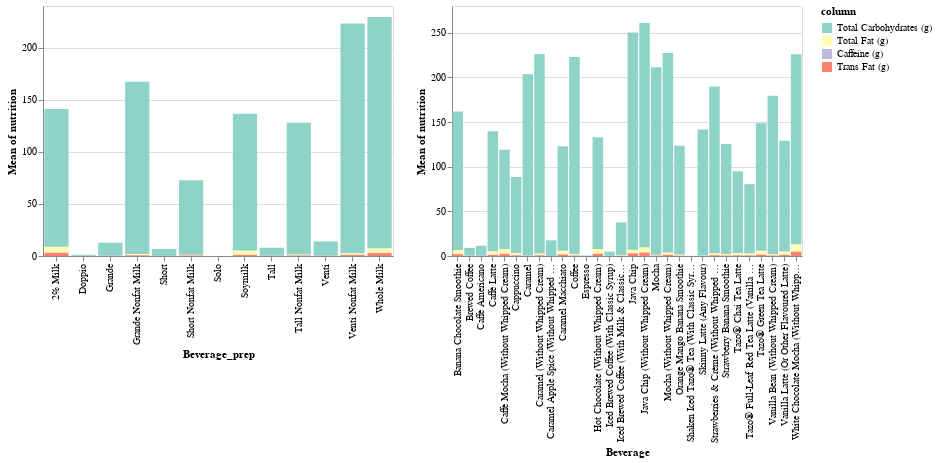

Source (notebook cell):
### Code cell
print('nutrition by Beverage_prep')

# Let's implement filtering using dynamic queries. 
selection_prep = alt.selection(type="multi", fields=['Beverage_prep'])

# Create a container for our two different views
base =  data_t.properties(width=700, height=250)

# Let's specify our overview chart
overview = data_t.mark_bar().encode(
    y = 'mean(nutrition):Q',
    x = 'Beverage_prep:N',
    color=alt.Color('column:N')
).add_selection(selection_prep).properties(height=250, width=350)

# Create a detail chart
detail = data_t.mark_bar().encode(
    y = 'mean(nutrition):Q', 
    x = 'Beverage:N',
    color=alt.Color('column:N', scale=alt.Scale(scheme='set3'))
).transform_filter(selection_prep).properties(height=250, width=350)

overview | detail

### Figure 1 — Vega-Lite specification as saved in the notebook (floating-point values rounded to 4 significant figures; data arrays with more than 128 entries replaced by an {"elided": "..."} marker saying what was removed)
{"config": {"view": {"continuousWidth": 400, "continuousHeight": 300}}, "hconcat": [{"mark": "bar", "encoding": {"color": {"type": "nominal", "field": "column"}, "x": {"type": "nominal", "field": "Beverage_prep"}, "y": {"type": "quantitative", "aggregate": "mean", "field": "nutrition"}}, "height": 250, "selection": {"selector007": {"type": "multi", "fields": ["Beverage_prep"]}}, "transform": [{"fold": [" Total Fat (g)", "Trans Fat (g) ", " Total Carbohydrates (g) ", "Caffeine (g)"], "as": ["column", "nutrition"]}], "width": 350}, {"mark": "bar", "encoding": {"color": {"type": "nominal", "field": "column", "scale": {"scheme": "set3"}}, "x": {"type": "nominal", "field": "Beverage"}, "y": {"type": "quantitative", "aggregate": "mean", "field": "nutrition"}}, "height": 250, "transform": [{"fold": [" Total Fat (g)", "Trans Fat (g) ", " Total Carbohydrates (g) ", "Caffeine (g)"], "as": ["column", "nutrition"]}, {"filter": {"selection": "selector007"}}], "width": 350}], "data": {"name": "data-e9d70023d3f39062055135ad777e6bee"}, "$schema": "https://vega.github.io/schema/vega-lite/v4.8.1.json", "datasets": {"data-e9d70023d3f39062055135ad777e6bee": {"elided": "218 records"}}}
